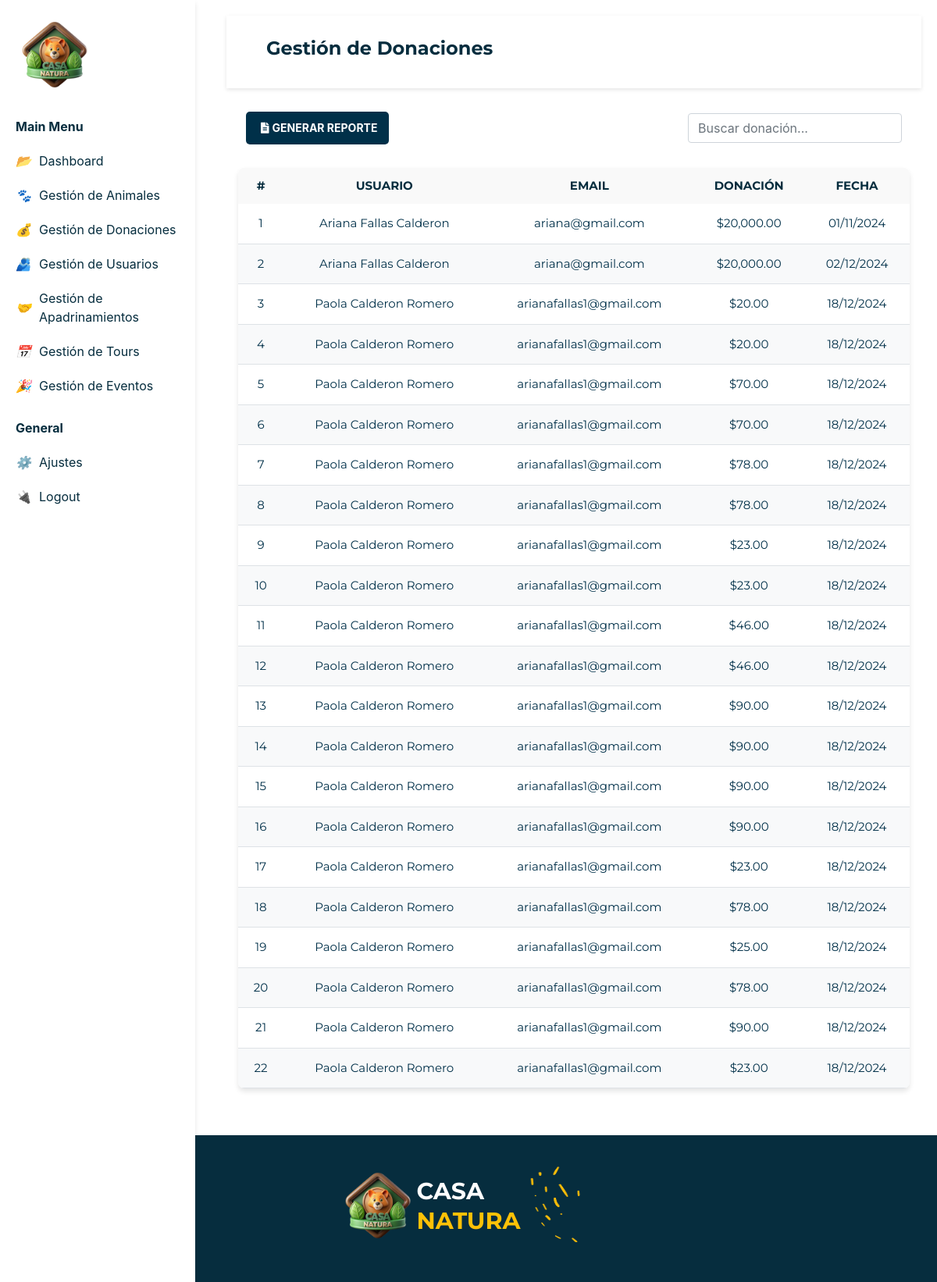
The app's page /gestionDonaciones.php with its own data.
### tables this page shows
CREATE TABLE `donaciones` (
  `ID_Donacion` int(10) NOT NULL,
  `Monto` int(50) NOT NULL,
  `Fecha` date NOT NULL,
  `ID_Usuario` int(10) NOT NULL,
  `Estado` tinyint(1) NOT NULL,
  `MetodoPago` varchar(50) DEFAULT NULL
);

CREATE TABLE `usuario` (
  `ID_Usuario` int(10) NOT NULL,
  `Nombre` varchar(15) NOT NULL,
  `Password` varchar(250) NOT NULL,
  `Apellido1` varchar(15) NOT NULL,
  `Apellido2` varchar(15) NOT NULL,
  `Correo` varchar(50) NOT NULL,
  `Telefono` int(40) DEFAULT NULL,
  `Estado` varchar(10) NOT NULL
);

### gestionDonaciones.php (the view, shortened to what this page needs)
<!DOCTYPE html>
<html lang="en">
<head>
    <link href="https://cdnjs.cloudflare.com/ajax/libs/font-awesome/5.15.4/css/all.min.css" rel="stylesheet">
    <link rel="stylesheet" href="./css/style.css">
    <link rel="stylesheet" href="https://cdn.jsdelivr.net/npm/bootstrap@4.3.1/dist/css/bootstrap.min.css">
</head>
<body>
    <?php
    include("sidebar.php");
    echo $sidebarAdmin2;
    include("actions/conexion.php");
    $sql = "SELECT u.ID_Usuario AS usuario_id, CONCAT(u.Nombre, ' ',u.Apellido1, ' ', u.Apellido2) as NombreCompleto, u.Correo, d.Monto, d.Fecha, d.ID_Donacion AS donacion_id
    FROM usuario u
    LEFT JOIN donaciones d ON u.ID_Usuario = d.ID_Usuario
    WHERE d.Estado = 1";
    $result = $conn->query($sql);
    ?>
    <main>
        <div class="viewport">
            <div class="content">
                <nav class="navbar">
                    <div class="container-fluid">
                        <h2 class="titulo">Gestión de Donaciones</h2>
                    </div>
                </nav>
                <div class="contenedor">
                    <div class="container contenedor-tabla">
                        <div class="fila-header">
                            <div class="botonAgregar"> <a href="reporte.php"
                                    class="btn-agregar agregarAnimal d-flex align-items-center">
                                    <i class="fas fa-file-alt p-1"></i> GENERAR REPORTE
                                </a>
                            </div>
                            <div class="buscador">
                                <div class="input-group-append">
                                    <input type="text" class="form-control" placeholder="Buscar donación...">
                                </div>
                            </div>
                        </div>
                    </div>
                </div>
    <div class="container">
                    <table class="tabla text-center">
                            <tr>
                                <th>#</th>
                                <th>USUARIO</th>
                                <th>EMAIL</th>
                                <th>DONACIÓN</th>
                                <th>FECHA</th>
                            </tr>
                        <tbody>
                            <?php if ($result->num_rows > 0): ?>
                                <?php while ($row = $result->fetch_assoc()): ?>
                                    <tr>
                                        <td><?php echo $row['donacion_id']; ?></td>
                                        <td><?php echo $row['NombreCompleto']; ?></td>
                                        <td><?php echo $row['Correo']; ?></td>
                                        <td>$<?php echo number_format($row['Monto'], 2); ?></td>
                                        <td><?php echo date('d/m/Y', strtotime($row['Fecha'])); ?></td>
                                    </tr>
                                <?php endwhile; ?>
                            <?php else: ?>
                                <tr>
                                    <td colspan="6" class="text-center">No se encontraron donaciones activas.</td>
                                </tr>
                            <?php endif; ?>
                        </tbody>
                    </table>
                </div>
            </div>
        </div>
    </main>
    <?php
    include("sidebar.php");
    echo $footerAdmin;
    ?>
</body>
</html>

### css/style.css (style rules this page uses)
body { font-family: 'Montserrat', sans-serif; margin: 0; display: flex; flex-direction: column; padding: 0; box-sizing: border-box; font-weight: bold; min-height: 100vh; }
main { flex: 1; }
.navbar { display: flex; align-items: baseline; justify-content: space-between; padding: 10px 20px; background-color: #fff; box-shadow: 0 2px 5px rgba(0, 0, 0, 0.1); font-family: 'Montserrat', sans-serif; font-weight: bold; }
.content { margin-left: 270px; padding: 20px; }
input, textarea { margin-bottom: 15px; padding: 10px; border-radius: 5px; border: 1px solid #ddd; width: 100%; }
.container { justify-items: center; }
input, select, button { width: 100%; margin-bottom: 15px; padding: 8px; border-radius: 3px; border: 1px solid #ccc; }
.viewport { box-sizing: border-box; max-width: 100%; transition: all 0.5s ease; }
.content { position: relative; margin-right: 0; }
.titulo { color:#062D3E; font-weight:bold; padding:20px; font-family: "Montserrat", Arial, sans-serif; }
.agregarAnimal { background-color: #ffc107; color: #fff; font-weight: bold; padding: 10px 20px; text-decoration: none; border-radius: 5px; }
table { color:#062D3E; width: 100%; border-collapse:collapse; }
th { background-color: #f9f9f9; }
td { font-weight: 200; }
th, td { color:#062D3E; padding:12px; text-align:left; }
body { font-family: Arial, sans-serif; margin: 0; padding: 0; }
.titulo { font-size: 24px; font-weight: bold; text-align: center; }
.fila-header { display: flex; width: 100%; justify-content: space-between; align-items: center; margin-bottom: 20px; padding: 10px; }
.btn-agregar { display: flex; align-items: center; background-color: #003049; color: white; text-decoration: none; padding: 10px 15px; border-radius: 5px; font-size: 14px; font-weight: bold; transition: background-color 0.3s ease; }
.buscador { flex-grow: 1; display: flex; justify-content: flex-end; }
.contenedor-tabla { overflow-x: auto; margin-top: 20px; }
.tabla { width: 100%; border-collapse: separate; border-spacing: 0; background-color: #ffffff; box-shadow: 0px 4px 6px rgba(0, 0, 0, 0.1); border-radius: 8px; overflow: hidden; font-family: "Montserrat", Arial, sans-serif; font-size: 15px; color: #003049; }
.tabla td { transition: background-color 0.3s ease; color: #003049; font-weight:400; text-align: center; }
.tabla tbody tr:nth-child(even) { background-color: #f8f9fa; }
.tabla tbody tr:nth-child(odd) { background-color: #ffffff; }
.tabla tbody td { padding: 14px; border-bottom: 1px solid #dee2e6; }

### records on screen
donaciones: ID_Donacion "1", NombreCompleto "Ariana Fallas Calderon", ID_Usuario.Correo "ariana@gmail.com", Monto "20,000.00", Fecha "01/11/2024"
donaciones: ID_Donacion "2", NombreCompleto "Ariana Fallas Calderon", ID_Usuario.Correo "ariana@gmail.com", Monto "20,000.00", Fecha "02/12/2024"
donaciones: ID_Donacion "3", NombreCompleto "Paola Calderon Romero", ID_Usuario.Correo "arianafallas1@gmail.com", Monto "20.00", Fecha "18/12/2024"
donaciones: ID_Donacion "4", NombreCompleto "Paola Calderon Romero", ID_Usuario.Correo "arianafallas1@gmail.com", Monto "20.00", Fecha "18/12/2024"
donaciones: ID_Donacion "5", NombreCompleto "Paola Calderon Romero", ID_Usuario.Correo "arianafallas1@gmail.com", Monto "70.00", Fecha "18/12/2024"
donaciones: ID_Donacion "6", NombreCompleto "Paola Calderon Romero", ID_Usuario.Correo "arianafallas1@gmail.com", Monto "70.00", Fecha "18/12/2024"
donaciones: ID_Donacion "7", NombreCompleto "Paola Calderon Romero", ID_Usuario.Correo "arianafallas1@gmail.com", Monto "78.00", Fecha "18/12/2024"
donaciones: ID_Donacion "8", NombreCompleto "Paola Calderon Romero", ID_Usuario.Correo "arianafallas1@gmail.com", Monto "78.00", Fecha "18/12/2024"
donaciones: ID_Donacion "9", NombreCompleto "Paola Calderon Romero", ID_Usuario.Correo "arianafallas1@gmail.com", Monto "23.00", Fecha "18/12/2024"
donaciones: ID_Donacion "10", NombreCompleto "Paola Calderon Romero", ID_Usuario.Correo "arianafallas1@gmail.com", Monto "23.00", Fecha "18/12/2024"
donaciones: ID_Donacion "11", NombreCompleto "Paola Calderon Romero", ID_Usuario.Correo "arianafallas1@gmail.com", Monto "46.00", Fecha "18/12/2024"
donaciones: ID_Donacion "12", NombreCompleto "Paola Calderon Romero", ID_Usuario.Correo "arianafallas1@gmail.com", Monto "46.00", Fecha "18/12/2024"
donaciones: ID_Donacion "13", NombreCompleto "Paola Calderon Romero", ID_Usuario.Correo "arianafallas1@gmail.com", Monto "90.00", Fecha "18/12/2024"
donaciones: ID_Donacion "14", NombreCompleto "Paola Calderon Romero", ID_Usuario.Correo "arianafallas1@gmail.com", Monto "90.00", Fecha "18/12/2024"
donaciones: ID_Donacion "15", NombreCompleto "Paola Calderon Romero", ID_Usuario.Correo "arianafallas1@gmail.com", Monto "90.00", Fecha "18/12/2024"
donaciones: ID_Donacion "16", NombreCompleto "Paola Calderon Romero", ID_Usuario.Correo "arianafallas1@gmail.com", Monto "90.00", Fecha "18/12/2024"
donaciones: ID_Donacion "17", NombreCompleto "Paola Calderon Romero", ID_Usuario.Correo "arianafallas1@gmail.com", Monto "23.00", Fecha "18/12/2024"
donaciones: ID_Donacion "18", NombreCompleto "Paola Calderon Romero", ID_Usuario.Correo "arianafallas1@gmail.com", Monto "78.00", Fecha "18/12/2024"
donaciones: ID_Donacion "19", NombreCompleto "Paola Calderon Romero", ID_Usuario.Correo "arianafallas1@gmail.com", Monto "25.00", Fecha "18/12/2024"
donaciones: ID_Donacion "20", NombreCompleto "Paola Calderon Romero", ID_Usuario.Correo "arianafallas1@gmail.com", Monto "78.00", Fecha "18/12/2024"
donaciones: ID_Donacion "21", NombreCompleto "Paola Calderon Romero", ID_Usuario.Correo "arianafallas1@gmail.com", Monto "90.00", Fecha "18/12/2024"
donaciones: ID_Donacion "22", NombreCompleto "Paola Calderon Romero", ID_Usuario.Correo "arianafallas1@gmail.com", Monto "23.00", Fecha "18/12/2024"
